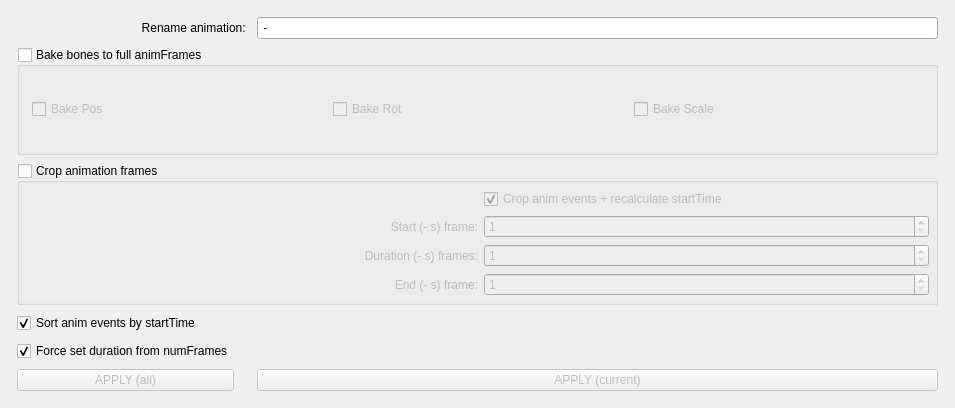
      <widget class="QWidget" name="page_0_Edit">
       <property name="geometry">
        <rect>
         <x>0</x>
         <y>0</y>
         <width>955</width>
         <height>408</height>
        </rect>
       </property>
       <attribute name="label">
        <string>[ANIM]: Edit</string>
       </attribute>
       <layout class="QVBoxLayout" name="verticalLayout_10">
        <item>
         <widget class="QWidget" name="widget_Edit_Main" native="true">
          <layout class="QGridLayout" name="gridLayout_3">
           <property name="leftMargin">
            <number>6</number>
           </property>
           <property name="topMargin">
            <number>6</number>
           </property>
           <property name="rightMargin">
            <number>6</number>
           </property>
           <property name="bottomMargin">
            <number>6</number>
           </property>
           <property name="spacing">
            <number>8</number>
           </property>
           <item row="8" column="0">
            <widget class="QPushButton" name="buttonEditApplyAll">
             <property name="enabled">
              <bool>false</bool>
             </property>
             <property name="text">
              <string>APPLY (all)</string>
             </property>
            </widget>
           </item>
           <item row="5" column="0">
            <widget class="QCheckBox" name="editForceDuration">
             <property name="text">
              <string>Force set duration from numFrames</string>
             </property>
             <property name="checked">
              <bool>true</bool>
             </property>
            </widget>
           </item>
           <item row="8" column="1">
            <widget class="QLabel" name="label_3">
             <property name="text">
              <string/>
             </property>
            </widget>
           </item>
           <item row="0" column="2">
            <widget class="QLineEdit" name="lineEditName">
             <property name="text">
              <string> - </string>
             </property>
             <property name="alignment">
              <set>Qt::AlignLeading|Qt::AlignLeft|Qt::AlignVCenter</set>
             </property>
            </widget>
           </item>
           <item row="3" column="0" colspan="3">
            <widget class="QGroupBox" name="groupEditCut">
             <property name="title">
              <string>Crop animation frames</string>
             </property>
             <property name="checkable">
              <bool>true</bool>
             </property>
             <property name="checked">
              <bool>false</bool>
             </property>
             <layout class="QGridLayout" name="gridLayout_4">
              <property name="leftMargin">
               <number>12</number>
              </property>
              <property name="topMargin">
               <number>6</number>
              </property>
              <property name="rightMargin">
               <number>6</number>
              </property>
              <property name="bottomMargin">
               <number>6</number>
              </property>
              <property name="spacing">
               <number>6</number>
              </property>
              <item row="2" column="1">
               <widget class="QSpinBox" name="spinEditDuration">
                <property name="minimum">
                 <number>1</number>
                </property>
                <property name="maximum">
                 <number>100000</number>
                </property>
               </widget>
              </item>
              <item row="1" column="0">
               <widget class="QLabel" name="labelEditStart">
                <property name="text">
                 <string>Start (- s) frame:</string>
                </property>
                <property name="alignment">
                 <set>Qt::AlignRight|Qt::AlignTrailing|Qt::AlignVCenter</set>
                </property>
               </widget>
              </item>
              <item row="2" column="0">
               <widget class="QLabel" name="labelEditDuration">
                <property name="text">
                 <string>Duration (- s) frames:</string>
                </property>
                <property name="alignment">
                 <set>Qt::AlignRight|Qt::AlignTrailing|Qt::AlignVCenter</set>
                </property>
               </widget>
              </item>
              <item row="3" column="1">
               <widget class="QSpinBox" name="spinEditEnd">
                <property name="minimum">
                 <number>1</number>
                </property>
                <property name="maximum">
                 <number>100000</number>
                </property>
               </widget>
              </item>
              <item row="1" column="1">
               <widget class="QSpinBox" name="spinEditStart">
                <property name="minimum">
                 <number>1</number>
                </property>
                <property name="maximum">
                 <number>100000</number>
                </property>
               </widget>
              </item>
              <item row="3" column="0">
               <widget class="QLabel" name="labelEditEnd">
                <property name="text">
                 <string>End (- s) frame:</string>
                </property>
                <property name="alignment">
                 <set>Qt::AlignRight|Qt::AlignTrailing|Qt::AlignVCenter</set>
                </property>
               </widget>
              </item>
              <item row="0" column="1">
               <widget class="QCheckBox" name="checkEditCutEvents">
                <property name="text">
                 <string>Crop anim events + recalculate startTime</string>
                </property>
                <property name="checked">
                 <bool>true</bool>
                </property>
               </widget>
              </item>
             </layout>
            </widget>
           </item>
           <item row="1" column="0" colspan="3">
            <widget class="QGroupBox" name="groupEditBake">
             <property name="title">
              <string>Bake bones to full animFrames</string>
             </property>
             <property name="flat">
              <bool>false</bool>
             </property>
             <property name="checkable">
              <bool>true</bool>
             </property>
             <property name="checked">
              <bool>false</bool>
             </property>
             <layout class="QHBoxLayout" name="horizontalLayout_8">
              <property name="spacing">
               <number>6</number>
              </property>
              <property name="leftMargin">
               <number>12</number>
              </property>
              <property name="topMargin">
               <number>6</number>
              </property>
              <property name="rightMargin">
               <number>6</number>
              </property>
              <property name="bottomMargin">
               <number>6</number>
              </property>
              <item>
               <widget class="QCheckBox" name="checkEditBakePos">
                <property name="text">
                 <string>Bake Pos</string>
                </property>
                <property name="checkable">
                 <bool>true</bool>
                </property>
                <property name="checked">
                 <bool>false</bool>
                </property>
               </widget>
              </item>
              <item>
               <widget class="QCheckBox" name="checkEditBakeRot">
                <property name="text">
                 <string>Bake Rot</string>
                </property>
                <property name="checked">
                 <bool>false</bool>
                </property>
               </widget>
              </item>
              <item>
               <widget class="QCheckBox" name="checkEditBakeScale">
                <property name="text">
                 <string>Bake Scale</string>
                </property>
                <property name="checked">
                 <bool>false</bool>
                </property>
               </widget>
              </item>
             </layout>
            </widget>
           </item>
           <item row="4" column="0">
            <widget class="QCheckBox" name="checkEditSortEvents">
             <property name="text">
              <string>Sort anim events by startTime</string>
             </property>
             <property name="checked">
              <bool>true</bool>
             </property>
            </widget>
           </item>
           <item row="8" column="2">
            <widget class="QPushButton" name="buttonEditApply">
             <property name="enabled">
              <bool>false</bool>
             </property>
             <property name="text">
              <string>APPLY (current)</string>
             </property>
            </widget>
           </item>
           <item row="0" column="0" colspan="2">
            <widget class="QLabel" name="labelEditName">
             <property name="text">
              <string>Rename animation: </string>
             </property>
             <property name="alignment">
              <set>Qt::AlignRight|Qt::AlignTrailing|Qt::AlignVCenter</set>
             </property>
            </widget>
           </item>
          </layout>
         </widget>
        </item>
       </layout>
      </widget>
